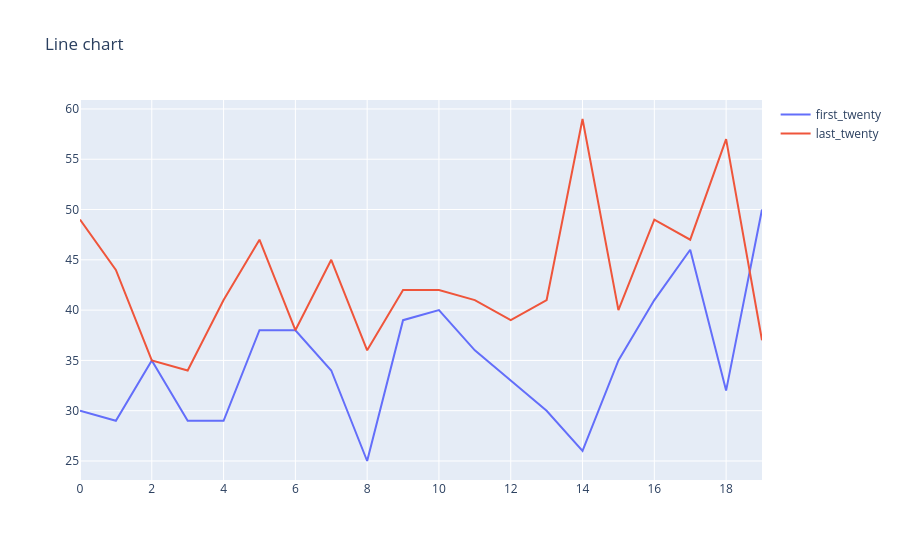

Here is the notebook cell this chart was saved with:
### Code cell
# Plotly interactive graph
fig = go.Figure()
fig.add_trace(go.Scatter(x=df_new.index, y=df_new['first_twenty'], mode='lines', name="first_twenty"))
fig.add_trace(go.Scatter(x=df_new.index, y=df_new['last_twenty'], mode='lines', name="last_twenty"))
fig.update_layout(title='Line chart')
fig.show()

# Export method for embedding html into personal website
with open('hypot_line.html', 'w') as f:
    f.write(fig.to_html(include_plotlyjs='cdn'))

### Figure 1 — Plotly figure (JSON) as saved in the notebook; plotly's stock layout.template omitted (floating-point values rounded to 4 significant figures)
{"data": [{"mode": "lines", "name": "first_twenty", "type": "scatter", "x": [0, 1, 2, 3, 4, 5, 6, 7, 8, 9, 10, 11, 12, 13, 14, 15, 16, 17, 18, 19], "y": [30, 29, 35, 29, 29, 38, 38, 34, 25, 39, 40, 36, 33, 30, 26, 35, 41, 46, 32, 50]}, {"mode": "lines", "name": "last_twenty", "type": "scatter", "x": [0, 1, 2, 3, 4, 5, 6, 7, 8, 9, 10, 11, 12, 13, 14, 15, 16, 17, 18, 19], "y": [49, 44, 35, 34, 41, 47, 38, 45, 36, 42, 42, 41, 39, 41, 59, 40, 49, 47, 57, 37]}], "layout": {"title": {"text": "Line chart"}}}
